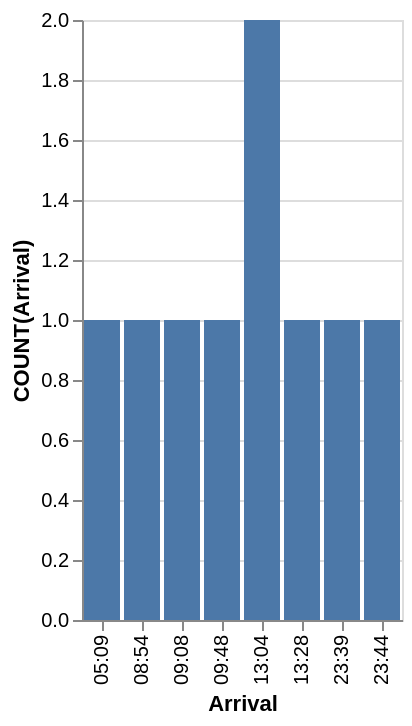

Source (Vega-Lite JSON):
### Vega-Lite specification from a JSON file in a GitHub repository (floating-point values rounded to 4 significant figures)
{"data": {"values": [{"x_data": "05:09", "y_data": 1}, {"x_data": "08:54", "y_data": 1}, {"x_data": "09:08", "y_data": 1}, {"x_data": "09:48", "y_data": 1}, {"x_data": "13:04", "y_data": 2}, {"x_data": "13:28", "y_data": 1}, {"x_data": "23:39", "y_data": 1}, {"x_data": "23:44", "y_data": 1}]}, "mark": "bar", "encoding": {"x": {"field": "x_data", "type": "nominal", "title": "Arrival", "sort": "ascending"}, "y": {"field": "y_data", "type": "quantitative", "title": "COUNT(Arrival)"}}}
